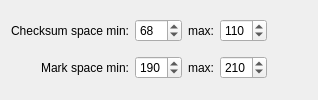
          <widget class="QWidget" name="nrz1">
           <attribute name="title">
            <string>NRZ1 Decoder</string>
           </attribute>
           <layout class="QGridLayout" name="gridLayout_2">
            <item row="1" column="5">
             <spacer name="horizontalSpacer_2">
              <property name="orientation">
               <enum>Qt::Horizontal</enum>
              </property>
              <property name="sizeHint" stdset="0">
               <size>
                <width>40</width>
                <height>20</height>
               </size>
              </property>
             </spacer>
            </item>
            <item row="2" column="3">
             <widget class="QLabel" name="label_9">
              <property name="text">
               <string>max:</string>
              </property>
              <property name="alignment">
               <set>Qt::AlignRight|Qt::AlignTrailing|Qt::AlignVCenter</set>
              </property>
             </widget>
            </item>
            <item row="2" column="4">
             <widget class="QSpinBox" name="mark_max">
              <property name="minimum">
               <number>1</number>
              </property>
              <property name="maximum">
               <number>999</number>
              </property>
              <property name="value">
               <number>210</number>
              </property>
             </widget>
            </item>
            <item row="2" column="0">
             <widget class="QLabel" name="label_7">
              <property name="text">
               <string>Mark space min:</string>
              </property>
              <property name="alignment">
               <set>Qt::AlignRight|Qt::AlignTrailing|Qt::AlignVCenter</set>
              </property>
             </widget>
            </item>
            <item row="2" column="1">
             <widget class="QSpinBox" name="mark_min">
              <property name="minimum">
               <number>1</number>
              </property>
              <property name="maximum">
               <number>999</number>
              </property>
              <property name="value">
               <number>190</number>
              </property>
             </widget>
            </item>
            <item row="1" column="0">
             <widget class="QLabel" name="label_6">
              <property name="sizePolicy">
               <sizepolicy hsizetype="Fixed" vsizetype="Preferred">
                <horstretch>0</horstretch>
                <verstretch>0</verstretch>
               </sizepolicy>
              </property>
              <property name="text">
               <string>Checksum space min:</string>
              </property>
              <property name="alignment">
               <set>Qt::AlignRight|Qt::AlignTrailing|Qt::AlignVCenter</set>
              </property>
             </widget>
            </item>
            <item row="1" column="1">
             <widget class="QSpinBox" name="cksum_min">
              <property name="minimum">
               <number>1</number>
              </property>
              <property name="maximum">
               <number>999</number>
              </property>
              <property name="value">
               <number>68</number>
              </property>
             </widget>
            </item>
            <item row="1" column="4">
             <widget class="QSpinBox" name="cksum_max">
              <property name="minimum">
               <number>1</number>
              </property>
              <property name="maximum">
               <number>999</number>
              </property>
              <property name="value">
               <number>110</number>
              </property>
             </widget>
            </item>
            <item row="1" column="3">
             <widget class="QLabel" name="label_8">
              <property name="text">
               <string>max:</string>
              </property>
              <property name="alignment">
               <set>Qt::AlignRight|Qt::AlignTrailing|Qt::AlignVCenter</set>
              </property>
             </widget>
            </item>
           </layout>
          </widget>
